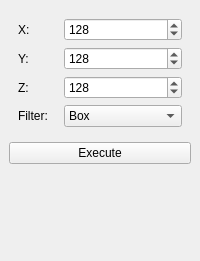
       <widget class="QWidget" name="tab_5" >
        <attribute name="title" >
         <string>Resample</string>
        </attribute>
        <layout class="QVBoxLayout" name="verticalLayout_10" >
         <property name="spacing" >
          <number>6</number>
         </property>
         <property name="margin" >
          <number>9</number>
         </property>
         <item>
          <widget class="QFrame" name="frame_6" >
           <property name="minimumSize" >
            <size>
             <width>0</width>
             <height>40</height>
            </size>
           </property>
           <property name="frameShape" >
            <enum>QFrame::NoFrame</enum>
           </property>
           <property name="frameShadow" >
            <enum>QFrame::Plain</enum>
           </property>
           <property name="lineWidth" >
            <number>0</number>
           </property>
           <layout class="QGridLayout" name="gridLayout_7" >
            <item row="0" column="0" >
             <widget class="QLabel" name="label_15" >
              <property name="maximumSize" >
               <size>
                <width>40</width>
                <height>16777215</height>
               </size>
              </property>
              <property name="text" >
               <string>X:</string>
              </property>
              <property name="buddy" >
               <cstring>spinBox_5</cstring>
              </property>
             </widget>
            </item>
            <item row="0" column="1" >
             <widget class="QSpinBox" name="spinBox_5" >
              <property name="minimum" >
               <number>1</number>
              </property>
              <property name="maximum" >
               <number>512</number>
              </property>
              <property name="value" >
               <number>128</number>
              </property>
             </widget>
            </item>
            <item row="1" column="0" >
             <widget class="QLabel" name="label_16" >
              <property name="maximumSize" >
               <size>
                <width>40</width>
                <height>16777215</height>
               </size>
              </property>
              <property name="text" >
               <string>Y:</string>
              </property>
              <property name="buddy" >
               <cstring>spinBox_6</cstring>
              </property>
             </widget>
            </item>
            <item row="1" column="1" >
             <widget class="QSpinBox" name="spinBox_6" >
              <property name="minimum" >
               <number>1</number>
              </property>
              <property name="maximum" >
               <number>512</number>
              </property>
              <property name="value" >
               <number>128</number>
              </property>
             </widget>
            </item>
            <item row="2" column="0" >
             <widget class="QLabel" name="label_17" >
              <property name="maximumSize" >
               <size>
                <width>40</width>
                <height>16777215</height>
               </size>
              </property>
              <property name="text" >
               <string>Z:</string>
              </property>
              <property name="buddy" >
               <cstring>spinBox_7</cstring>
              </property>
             </widget>
            </item>
            <item row="2" column="1" >
             <widget class="QSpinBox" name="spinBox_7" >
              <property name="minimum" >
               <number>1</number>
              </property>
              <property name="maximum" >
               <number>512</number>
              </property>
              <property name="value" >
               <number>128</number>
              </property>
             </widget>
            </item>
            <item row="3" column="0" >
             <widget class="QLabel" name="label_18" >
              <property name="maximumSize" >
               <size>
                <width>40</width>
                <height>16777215</height>
               </size>
              </property>
              <property name="text" >
               <string>Filter:</string>
              </property>
              <property name="buddy" >
               <cstring>comboBox_2</cstring>
              </property>
             </widget>
            </item>
            <item row="3" column="1" >
             <widget class="QComboBox" name="comboBox_2" >
              <item>
               <property name="text" >
                <string>Box</string>
               </property>
              </item>
              <item>
               <property name="text" >
                <string>Tent</string>
               </property>
              </item>
              <item>
               <property name="text" >
                <string>Cubic</string>
               </property>
              </item>
              <item>
               <property name="text" >
                <string>Quadric</string>
               </property>
              </item>
              <item>
               <property name="text" >
                <string>Gaussian</string>
               </property>
              </item>
             </widget>
            </item>
           </layout>
          </widget>
         </item>
         <item>
          <widget class="QPushButton" name="pushButton_23" >
           <property name="text" >
            <string>Execute</string>
           </property>
          </widget>
         </item>
         <item>
          <spacer name="verticalSpacer_8" >
           <property name="orientation" >
            <enum>Qt::Vertical</enum>
           </property>
           <property name="sizeHint" stdset="0" >
            <size>
             <width>142</width>
             <height>88</height>
            </size>
           </property>
          </spacer>
         </item>
        </layout>
       </widget>
